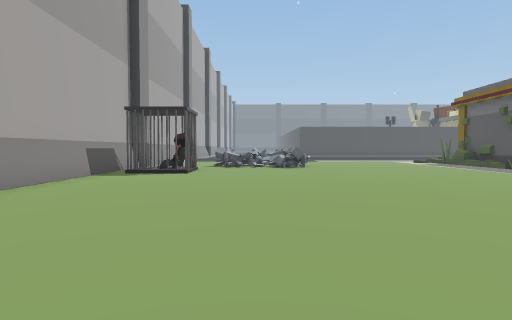
View 1 (above)

24 first-person views from a walk through a Unity game level. The camera is 1.4 m above the floor, tilts 2° down and sees 75° across. The floor is counted in squares, 2 m on a side. Each view is taken from the middle of a square. On the plan, view 1 faces up. The plan holds only what a view shows up to about 10 squares ahead; the rest is blank. The place goes on beyond the plan. The player is left out. Some animated figures are not drawn.

View 2
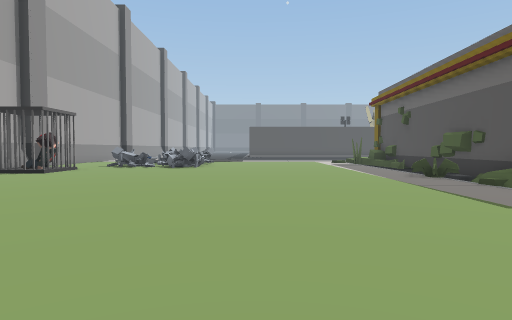

View 3
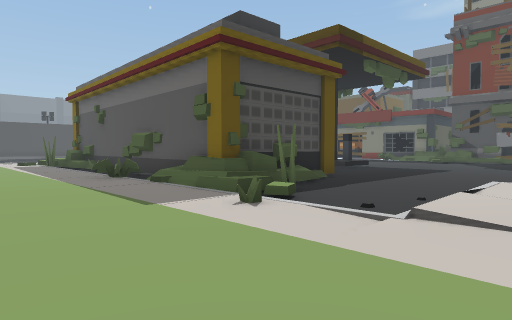

View 4
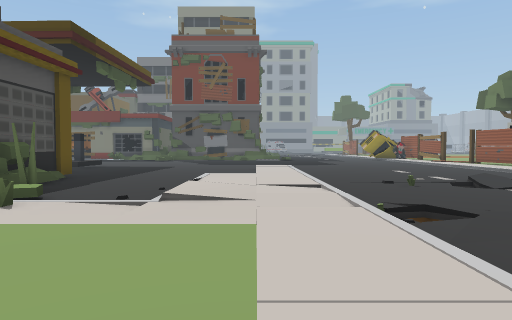

View 5
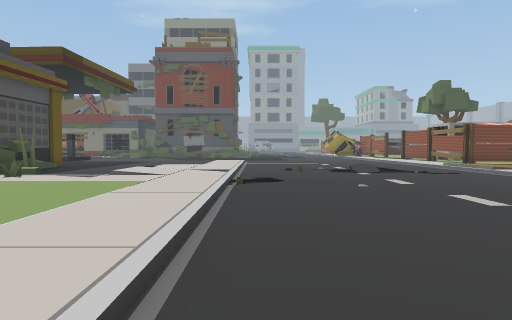

View 6
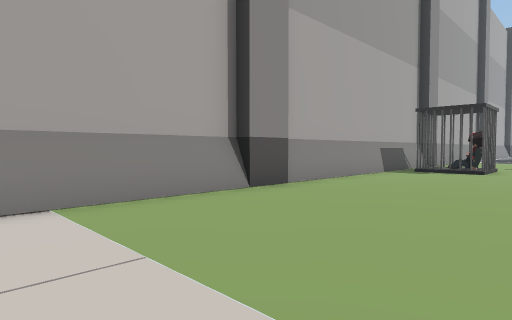

View 7
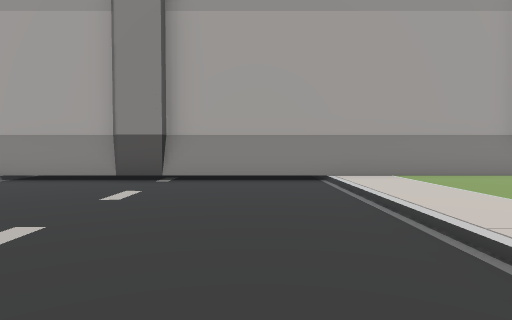

View 8
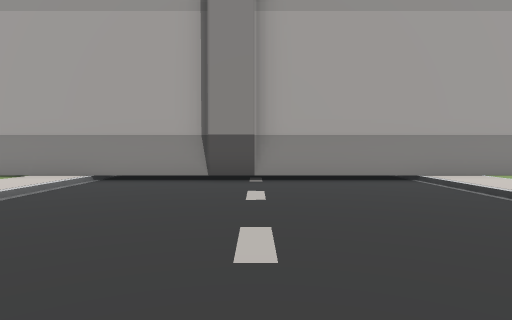

View 9
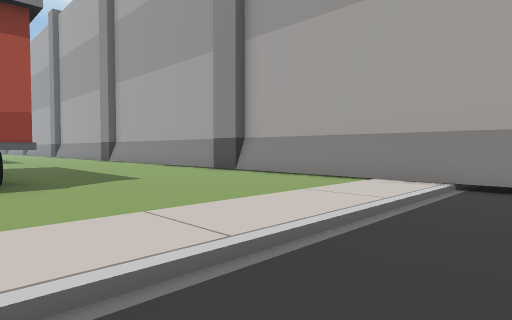

View 10
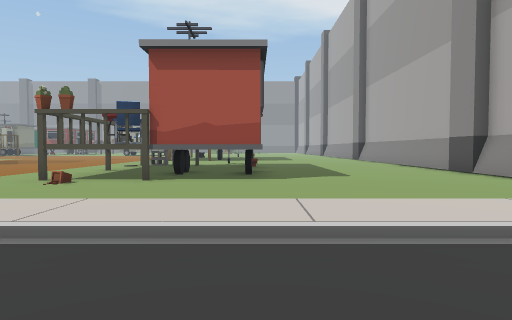

View 11
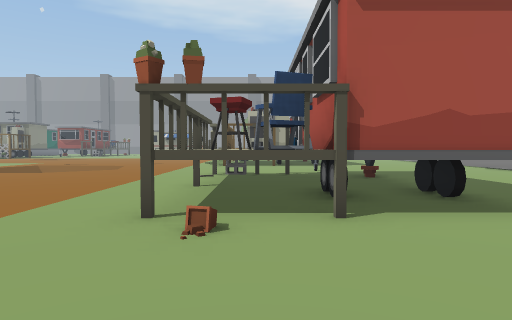

View 12
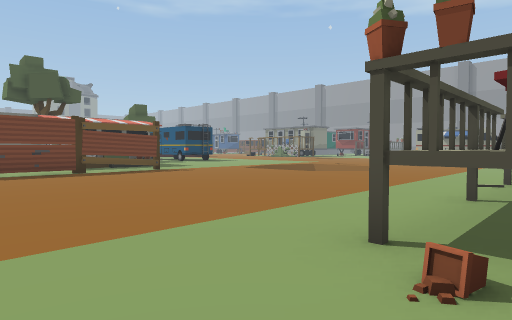

View 13
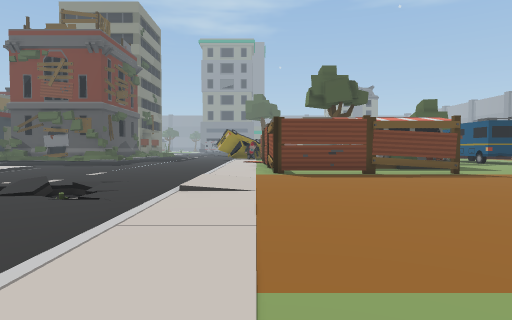

View 14
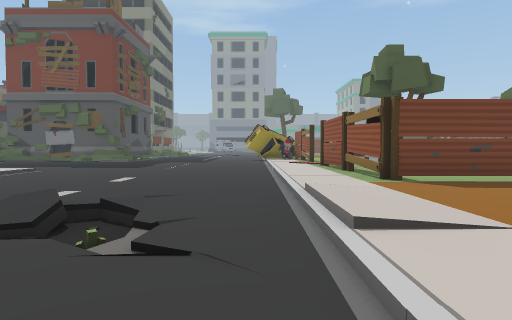

View 15
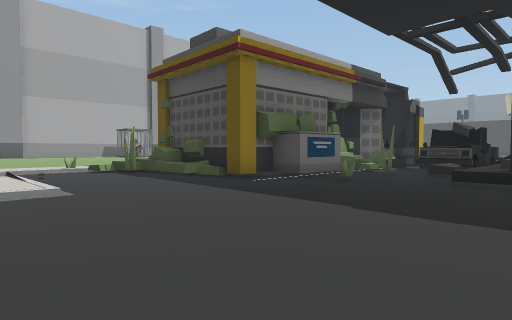

View 16
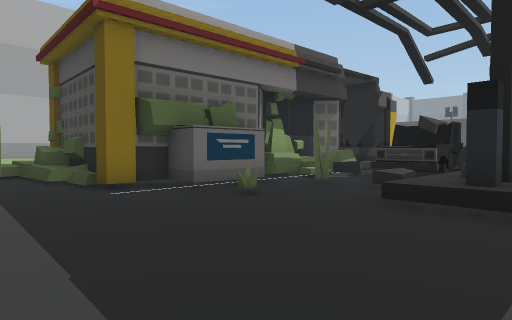

View 17
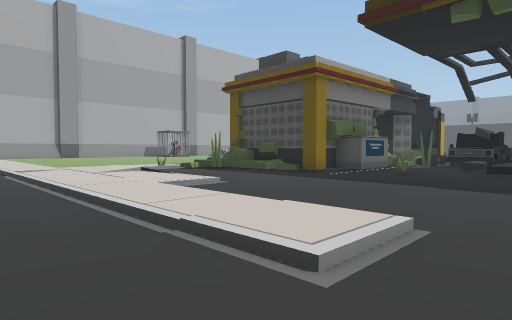

View 18
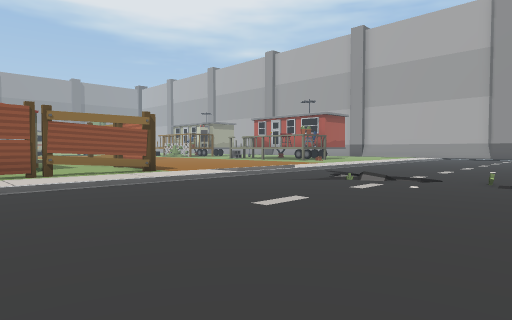

View 19
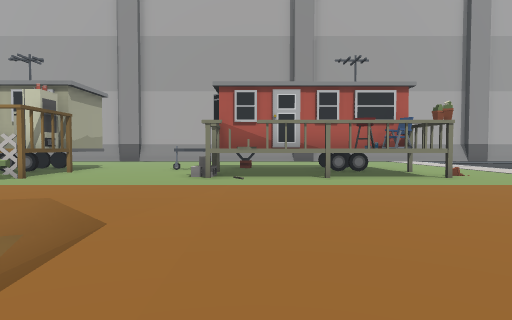

View 20
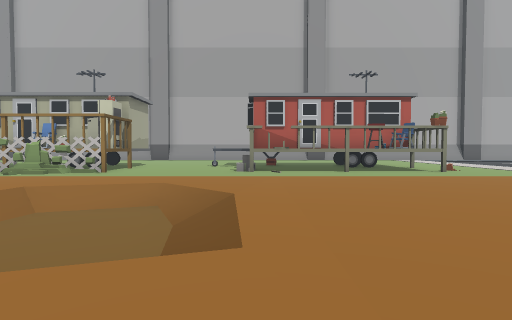

View 21
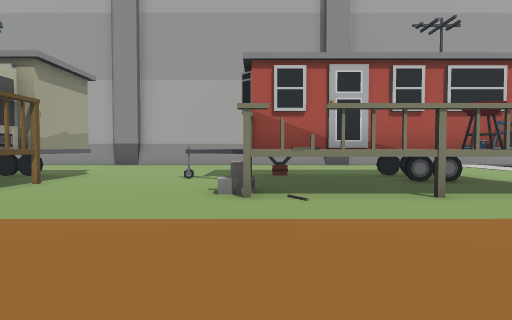

View 22
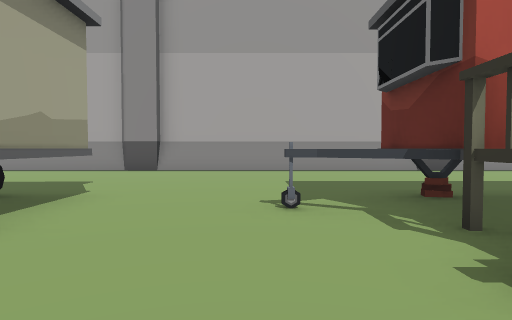

View 23
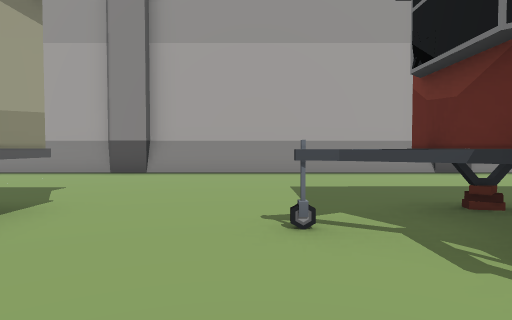

View 24
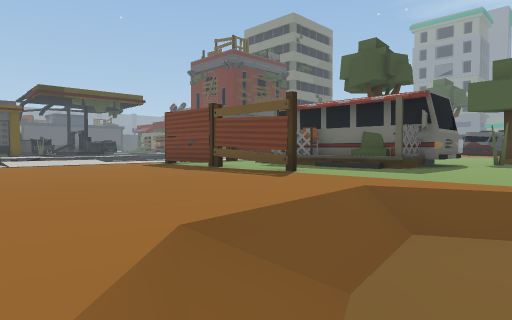

### Floor plan
Key: @ floor where view 1 was taken; # wall or solid block; x gap in a wall; . main floor; : floor 0.25 m higher than the main floor; - floor 0.25 m lower than the main floor; + floor 0.5 m higher than the main floor; _ floor 0.75 m lower than the main floor; * floor 1.25 m higher than the main floor; / step, stairs or slope; = window, fence, low wall or low ledge; ^ raised ledge; T thing the floor can be seen under or through; O other object.
Columns run from 5 left of view 1 to 19 right of it. Each row starts with its distance up from view 1.
 12                    ####
 11    O        ..    #^^^#
 10 #/OO.......... #  #=---
  9 #/............-#  #=x=-
  8 #/...........=##  ##---#
  7 #/............ #  ##=--#
  6 #/............/# ##------
  5 #/............/###-------
  4 #/............=#---------
  3 #/...........=-----------
  2 #/............-----------
  1 #/..... ......::...------
  0 #/...@  .........../////-
 -1 #/...................../-
 -2 #/-----------/-----------
 -3 #/-----------/-----------
 -4 #/--------------/--------
 -5 #/--------------//-------
 -6 #/------   -----//-------
 -7 #/------    ---//-------
 -8 #/-------   ----/-------
 -9 #/........ .....::/.....
-10 #/....................##
-11 #/.................TTT#.
-12 #/.................T...
-13 #/....TTT^#........T..##
-14 #/....T T^x........T..##
-15 #/....T T T........T..+#
-16 #/....  T*#...........+#
-17 #/....T T*#...........###
-18 #/....TTTx#....../.......
-19 #/.....T....../////......
-20 #/............/___/
-21 #/............/___
-22 #/............//
-23 #/....####^....
-24 #/....#####/.

Where each view was taken, in squares from view 1:
view 1: 0 up, 0 right, facing up
view 2: 0 up, 4 right, facing up
view 3: 0 up, 5 right, facing up-right
view 4: 0 up, 4 right, facing right
view 5: 2 down, 1 right, facing right
view 6: 1 down, 0 right, facing up-left
view 7: 3 down, 3 right, facing left
view 8: 5 down, 3 right, facing left
view 9: 7 down, 2 right, facing down-left
view 10: 6 down, 1 right, facing down
view 11: 9 down, 4 right, facing down
view 12: 10 down, 4 right, facing down-right
view 13: 10 down, 5 right, facing right
view 14: 8 down, 8 right, facing right
view 15: 0 up, 19 right, facing up-left
view 16: 3 up, 19 right, facing up-left
view 17: 3 down, 19 right, facing up-left
view 18: 2 down, 19 right, facing down-left
view 19: 17 down, 13 right, facing left
view 20: 18 down, 15 right, facing left
view 21: 18 down, 10 right, facing left
view 22: 20 down, 6 right, facing left
view 23: 20 down, 5 right, facing left
view 24: 20 down, 9 right, facing up-right
